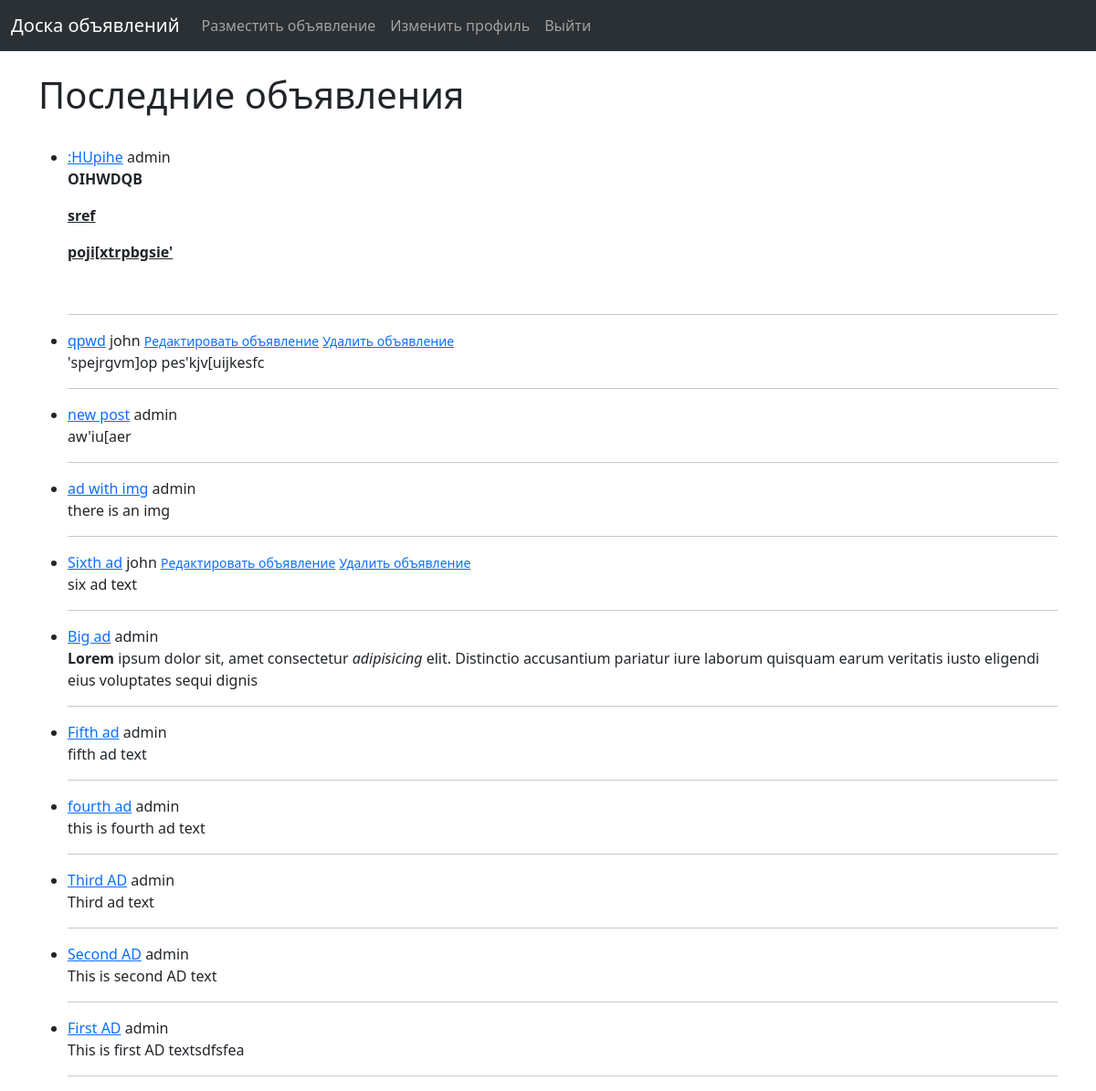
The page / (signed in) on the database its author committed.
### board/models.py (models this page shows, shortened)
class Announcement(models.Model):
    title = models.CharField("Заголовок", max_length=255)
    title_tag = models.CharField("Тэг заголовка", max_length=255)
    author = models.ForeignKey(User, on_delete=models.CASCADE, verbose_name="Автор")
    publication_datetime = models.DateTimeField("Дата публикации", auto_now_add=True)
    text = RichTextField("Текст", blank=True, null=True)
    image = models.ImageField("Картинка", null=True, blank=True, upload_to="images/")
    category = models.ManyToManyField(Category, verbose_name="Категория")

### board/views.py (the view)
# urls.py: path("", BoardView.as_view(), name="board"),
class BoardView(ListView):
    model = Announcement
    template_name = "board.html"
    ordering = ["-id"]

### board/templates/board.html (shortened to what this page needs)
{% extends 'base.html' %}
{% block content %}
<br/>
<h1>Последние объявления</h1>
<br/>
<ul>
{% for announcement in object_list %}
    <li>
        <a href='{% url 'announcement_details' announcement.pk %}'>{{announcement.title}}</a>
        {{announcement.author}}
        {% if user.id == announcement.author.id %}
            <small><a href="{% url 'update_announcement' announcement.pk %}">Редактировать объявление</a></small>
            <small><a href="{% url 'delete_announcement' announcement.pk %}">Удалить объявление</a></small>
        {% endif %}
        <br/>
        {{announcement.text|slice:":200"|safe}}
        <hr>
    </li>
{% endfor %}
{% endblock %}

### rows shown on the page
Announcement: title ":HUpihe", author "admin", text "OIHWDQB sref poji[xtrpbgsie'"
Announcement: title "qpwd", author "john", shows "Редактировать объявление", text "'spejrgvm]op pes'kjv[uijkesfc"
Announcement: title "new post", author "admin", text "aw'iu[aer"
Announcement: title "ad with img", author "admin", text "there is an img"
Announcement: title "Sixth ad", author "john", shows "Редактировать объявление", text "six ad text"
Announcement: title "Big ad", author "admin", text "Lorem ipsum dolor sit, amet consectetur adipisicing elit. Distinctio accusantium pariatur iure laborum quisquam earum veritatis iusto eligendi eius voluptates sequi dignis"
Announcement: title "Fifth ad", author "admin", text "fifth ad text"
Announcement: title "fourth ad", author "admin", text "this is fourth ad text"
Announcement: title "Third AD", author "admin", text "Third ad text"
Announcement: title "Second AD", author "admin", text "This is second AD text"
Announcement: title "First AD", author "admin", text "This is first AD textsdfsfea"
